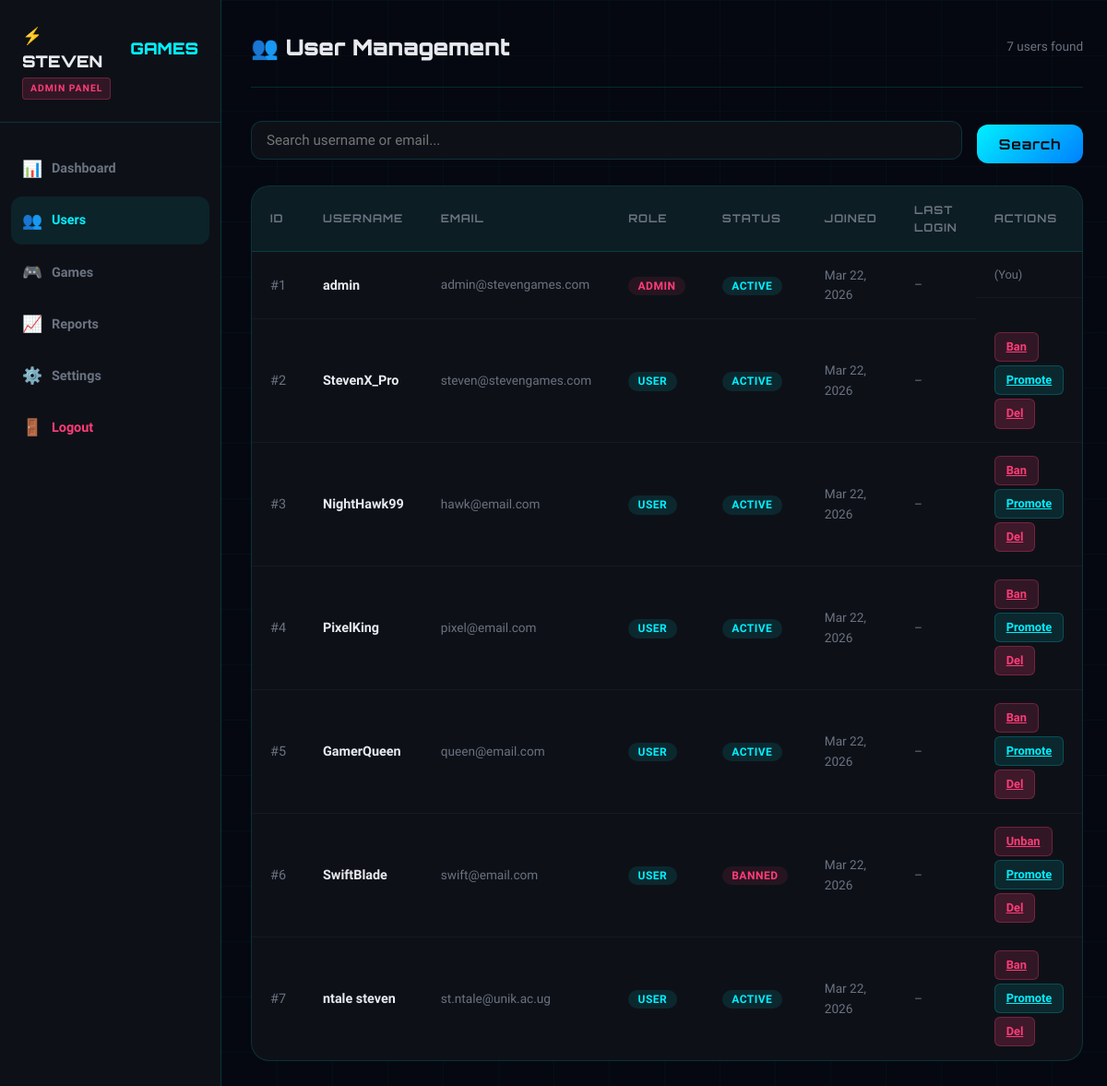
The page /admin/users.php (signed in) on the database its author committed.
### tables this page shows
CREATE TABLE `users` (
  `id` int(11) NOT NULL AUTO_INCREMENT,
  `username` varchar(50) NOT NULL,
  `email` varchar(100) NOT NULL,
  `password` varchar(255) NOT NULL,
  `role` enum('user','admin') NOT NULL DEFAULT 'user',
  `status` enum('active','banned') NOT NULL DEFAULT 'active',
  `score` int(11) NOT NULL DEFAULT 0,
  `games_played` int(11) NOT NULL DEFAULT 0,
  `win_streak` int(11) NOT NULL DEFAULT 0,
  `last_login` datetime DEFAULT NULL,
  `created_at` datetime NOT NULL DEFAULT current_timestamp(),
  PRIMARY KEY (`id`),
  UNIQUE KEY `username` (`username`),
  UNIQUE KEY `email` (`email`)
);

### admin/users.php (the view, shortened to what this page needs)
<?php
$db = getDB();
$search = trim($_GET['search'] ?? '');
$where = $search ? "WHERE username LIKE '%".addslashes($search)."%' OR email LIKE '%".addslashes($search)."%'" : '';
$users = $db->query("SELECT * FROM users $where ORDER BY created_at DESC")->fetch_all(MYSQLI_ASSOC);
?>
<!DOCTYPE html>
<html lang="en">
<head>
  <link rel="stylesheet" href="../css/style.css">
</head>
<body>
<div class="particles" id="particles"></div>
<div class="admin-layout">
  <aside class="admin-sidebar">
    <div class="admin-logo">
      <a href="../index.php">⚡ STEVEN<span>GAMES</span></a>
      <div class="admin-badge">ADMIN PANEL</div>
    </div>
    <nav class="admin-nav">
      <a href="index.php"><span class="nav-icon">📊</span> Dashboard</a>
      <a href="users.php" class="active"><span class="nav-icon">👥</span> Users</a>
      <a href="games.php"><span class="nav-icon">🎮</span> Games</a>
      <a href="reports.php"><span class="nav-icon">📈</span> Reports</a>
      <a href="settings.php"><span class="nav-icon">⚙️</span> Settings</a>
      <a href="../logout.php" style="color: var(--accent2)"><span class="nav-icon">🚪</span> Logout</a>
    </nav>
  </aside>
  <main class="admin-main">
    <div class="admin-topbar">
      <h1>👥 User Management</h1>
      <span style="font-size:0.85rem;color:var(--text-muted)"><?= count($users) ?> users found</span>
    </div>
    <form method="GET" style="margin-bottom:1.5rem;display:flex;gap:1rem;align-items:center">
      <input type="text" name="search" value="<?= htmlspecialchars($search) ?>"
             placeholder="Search username or email..."
             style="background:var(--bg-card);border:1px solid var(--border);border-radius:var(--radius);padding:0.7rem 1rem;color:var(--text);font-family:var(--font-body);font-size:0.95rem;flex:1;outline:none">
      <button type="submit" class="btn-full" style="width:auto;padding:0.7rem 1.5rem">Search</button>
    </form>
    <div class="data-table">
      <table>
        <thead>
          <tr>
            <th>ID</th><th>Username</th><th>Email</th><th>Role</th>
            <th>Status</th><th>Joined</th><th>Last Login</th><th>Actions</th>
          </tr>
        </thead>
        <tbody>
          <?php foreach($users as $u): ?>
          <tr>
            <td style="color:var(--text-muted)">#<?= $u['id'] ?></td>
            <td><strong><?= htmlspecialchars($u['username']) ?></strong></td>
            <td style="color:var(--text-muted);font-size:0.85rem"><?= htmlspecialchars($u['email']) ?></td>
            <td><span class="status-badge <?= $u['role']==='admin' ? 'status-banned' : 'status-active' ?>"><?= strtoupper($u['role']) ?></span></td>
            <td><span class="status-badge <?= $u['status']==='active' ? 'status-active' : 'status-banned' ?>"><?= strtoupper($u['status']) ?></span></td>
            <td style="font-size:0.85rem;color:var(--text-muted)"><?= date('M j, Y', strtotime($u['created_at'])) ?></td>
            <td style="font-size:0.85rem;color:var(--text-muted)"><?= $u['last_login'] ? date('M j H:i', strtotime($u['last_login'])) : '–' ?></td>
            <td style="display:flex;gap:4px;flex-wrap:wrap">
              <?php if ($u['id'] != $_SESSION['user_id']): ?>
                <a href="?action=ban&id=<?= $u['id'] ?>" class="action-btn btn-ban"
                   onclick="return confirm('Toggle ban?')"><?= $u['status']==='active' ? 'Ban' : 'Unban' ?></a>
                <a href="?action=promote&id=<?= $u['id'] ?>" class="action-btn btn-view"
                   onclick="return confirm('Toggle admin role?')"><?= $u['role']==='admin' ? 'Demote' : 'Promote' ?></a>
                <a href="?action=delete&id=<?= $u['id'] ?>" class="action-btn btn-ban"
                   onclick="return confirm('Permanently delete this user?')" style="background:rgba(255,60,120,0.2)">Del</a>
              <?php else: ?>
                <span style="color:var(--text-muted);font-size:0.8rem">(You)</span>
              <?php endif; ?>
            </td>
          </tr>
          <?php endforeach; ?>
        </tbody>
      </table>
    </div>
  </main>
</div>
</body>
</html>

### css/style.css (style rules this page uses)
:root { --bg-dark: #050810; --bg-card: #0d1117; --bg-nav: rgba(5, 8, 16, 0.95); --accent: #00f0ff; --accent2: #ff3c78; --accent3: #7c3aed; --gold: #ffd700; --text: #e8eaf0; --text-muted: #6b7280; --border: rgba(0, 240, 255, 0.15); --glow: 0 0 20px rgba(0, 240, 255, 0.4); --glow-pink: 0 0 20px rgba(255, 60, 120, 0.4); --card-shadow: 0 8px 32px rgba(0,0,0,0.6); --font-display: 'Orbitron', monospace; --font-body: 'Rajdhani', sans-serif; --radius: 12px; --radius-lg: 20px; }
*, *::before, *::after { box-sizing: border-box; margin: 0; padding: 0; }
html { scroll-behavior: smooth; }
body { font-family: var(--font-body); background: var(--bg-dark); color: var(--text); min-height: 100vh; overflow-x: hidden; font-size: 16px; line-height: 1.6; }
.particles { position: fixed; inset: 0; z-index: 0; pointer-events: none; }
.btn-full { width: 100%; background: linear-gradient(135deg, var(--accent), #0080ff); color: var(--bg-dark); font-family: var(--font-display); font-weight: 700; font-size: 0.95rem; padding: 0.9rem; border: none; border-radius: var(--radius); cursor: pointer; letter-spacing: 1px; transition: all 0.3s; margin-top: 0.5rem; }
.admin-layout { display: flex; min-height: 100vh; }
.admin-sidebar { width: 240px; background: var(--bg-card); border-right: 1px solid var(--border); position: fixed; left: 0; top: 0; bottom: 0; display: flex; flex-direction: column; padding: 1.5rem 0; z-index: 50; }
.admin-logo { padding: 0 1.5rem 1.5rem; border-bottom: 1px solid var(--border); margin-bottom: 1.5rem; }
.admin-logo a { font-family: var(--font-display); font-weight: 900; font-size: 1.1rem; color: var(--text); text-decoration: none; display: flex; align-items: center; gap: 8px; }
.admin-logo a span { color: var(--accent); }
.admin-badge { display: inline-block; background: rgba(255,60,120,0.15); border: 1px solid rgba(255,60,120,0.3); color: var(--accent2); font-size: 0.65rem; letter-spacing: 1px; padding: 0.15rem 0.5rem; border-radius: 4px; font-weight: 700; margin-top: 4px; }
.admin-nav { flex: 1; padding: 0 0.75rem; }
.admin-nav a { display: flex; align-items: center; gap: 10px; padding: 0.75rem 0.75rem; border-radius: var(--radius); color: var(--text-muted); text-decoration: none; font-weight: 600; font-size: 0.9rem; transition: all 0.2s; margin-bottom: 0.25rem; }
.admin-nav a:hover, .admin-nav a.active { color: var(--accent); background: rgba(0,240,255,0.08); }
.admin-nav a .nav-icon { font-size: 1.1rem; }
.admin-main { margin-left: 240px; flex: 1; padding: 2rem; position: relative; z-index: 1; }
.admin-topbar { display: flex; align-items: center; justify-content: space-between; margin-bottom: 2rem; padding-bottom: 1.5rem; border-bottom: 1px solid var(--border); }
.admin-topbar h1 { font-family: var(--font-display); font-size: 1.5rem; font-weight: 900; }
.data-table { background: var(--bg-card); border: 1px solid var(--border); border-radius: var(--radius-lg); overflow: hidden; }
.data-table table { width: 100%; border-collapse: collapse; }
.data-table th { background: rgba(0,240,255,0.05); padding: 1rem 1.25rem; text-align: left; font-family: var(--font-display); font-size: 0.75rem; letter-spacing: 1px; color: var(--text-muted); font-weight: 700; text-transform: uppercase; border-bottom: 1px solid var(--border); }
.data-table td { padding: 0.9rem 1.25rem; border-bottom: 1px solid rgba(255,255,255,0.04); font-size: 0.9rem; }
.data-table tr:last-child td { border-bottom: none; }
.status-badge { padding: 0.2rem 0.65rem; border-radius: 50px; font-size: 0.75rem; font-weight: 700; letter-spacing: 0.5px; }
.status-active { background: rgba(0,240,255,0.1); color: var(--accent); }
.status-banned { background: rgba(255,60,120,0.1); color: var(--accent2); }
.action-btn { padding: 0.3rem 0.75rem; border-radius: 6px; font-size: 0.8rem; font-weight: 600; border: none; cursor: pointer; transition: all 0.2s; }
.btn-ban { background: rgba(255,60,120,0.15); color: var(--accent2); border: 1px solid rgba(255,60,120,0.3); }
.btn-view { background: rgba(0,240,255,0.1); color: var(--accent); border: 1px solid rgba(0,240,255,0.2); }

### rows shown on the page
users: id "1", username "admin", email "admin@stevengames.com", role "ADMIN", status "ACTIVE", created_at "Mar 22, 2026", shows "(You)"
users: id "2", username "StevenX_Pro", email "steven@stevengames.com", role "USER", status "ACTIVE", created_at "Mar 22, 2026", shows "Ban", shows "Promote"
users: id "3", username "NightHawk99", email "hawk@email.com", role "USER", status "ACTIVE", created_at "Mar 22, 2026", shows "Ban", shows "Promote"
users: id "4", username "PixelKing", email "pixel@email.com", role "USER", status "ACTIVE", created_at "Mar 22, 2026", shows "Ban", shows "Promote"
users: id "5", username "GamerQueen", email "queen@email.com", role "USER", status "ACTIVE", created_at "Mar 22, 2026", shows "Ban", shows "Promote"
users: id "6", username "SwiftBlade", email "swift@email.com", role "USER", status "BANNED", created_at "Mar 22, 2026", shows "Unban", shows "Promote"
users: id "7", username "ntale steven", email "st.ntale@unik.ac.ug", role "USER", status "ACTIVE", created_at "Mar 22, 2026", shows "Ban", shows "Promote"

### other values the page prints
count($users) "7"
